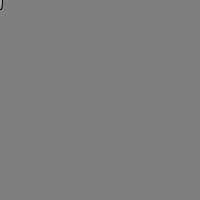
Frame 1 (no input)
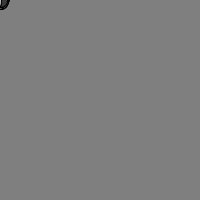
Frame 60 (the mouse pressed at the canvas centre just before this capture)
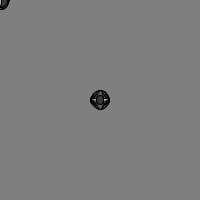
Frame 120 (the mouse held since frame 60 and released just before this capture)

The Processing sketch that drew these frames (run headless with seeded random() and noise(); from frame 60 on, the mouse is pressed at the canvas centre):

// Processing sketch: Fun__Sphere__Tool_Follower
// ── Fun__Sphere__Tool_Follower.pde
// setup runs once
void setup() {
  size(200,200);
  background(127);
}

// draw runs on a loop
void draw() {
  fill(random(255));
  ellipse(mouseX,mouseY,random(20),random(20));
}
